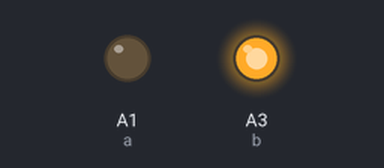
This sketch was run on a simulated Arduino Uno, built with avr-gcc and run on an emulated ATmega328P. On the bench: output pins drawn as LEDs (lit = HIGH).

Above: at 0.1 s.
Timing chart, 0 to 1.6 s (numbered marks = the images above):
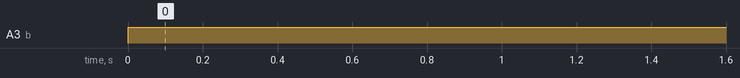

The sketch:

sketch_jul16b.ino
```cpp
#define a A1
#define b A3

void setup() {
Serial.begin(9600);

pinMode(a,OUTPUT);
pinMode(b,OUTPUT);
}

void stop()
{
  analogWrite(a,0);
  digitalWrite(b,HIGH);
}

void move()
{
    analogWrite(a,150);
    digitalWrite(b,HIGH);
    //HIGH LOW順時針
}

void loop() {
  stop();
}
```

Measured:
- by itself, A3 (b): LOW → HIGH at 0.00 s
